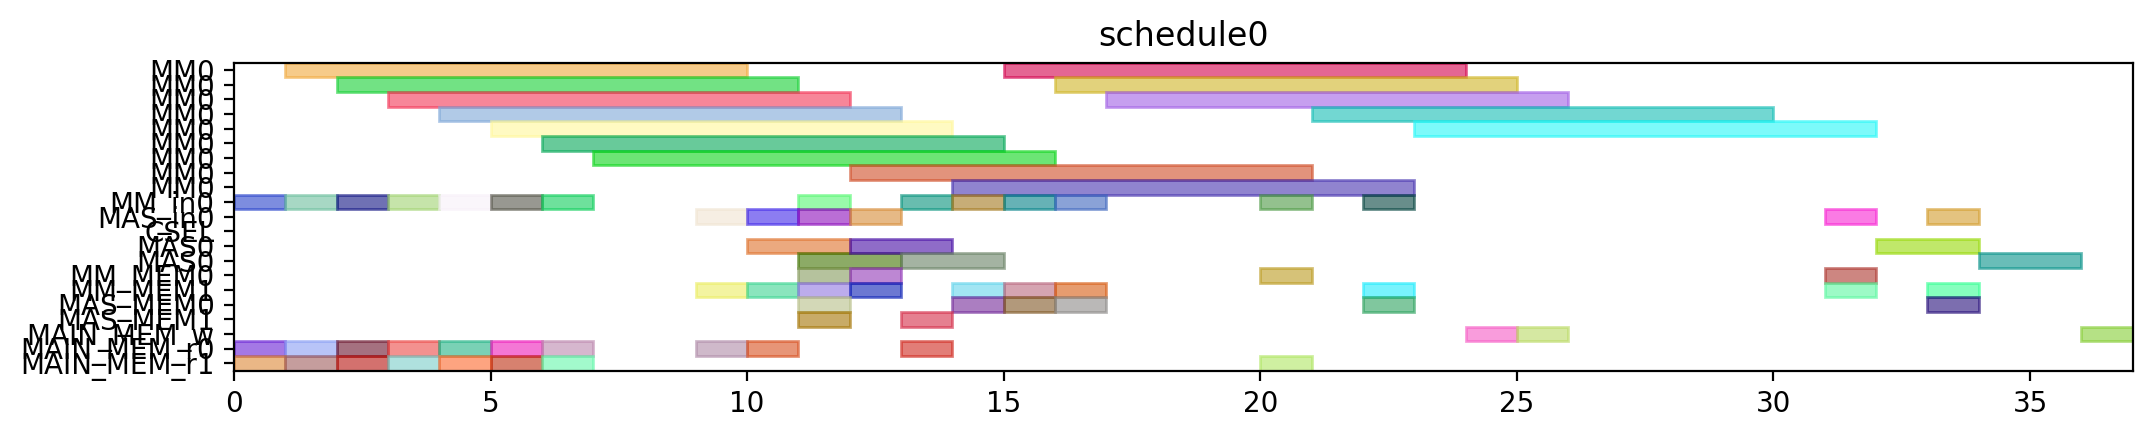

Recreate this plot in Python.
from pyschedule import Scenario, solvers, plotters, alt


def solve():
	horizon = 120
	S = Scenario("schedule0", horizon=horizon)

	# resource
	MM = S.Resources('MM', num=1, size=9)
	MM_in = S.Resources('MM_in', num=1)
	MAS_in = S.Resources('MAS_in', num=1)
	CSEL = S.Resource('CSEL')
	MAS = S.Resources('MAS', num=1, size=2, periods=range(1, horizon))
	MM_MEM = S.Resources('MM_MEM', num=2)
	MAS_MEM = S.Resources('MAS_MEM', num=2)
	MAIN_MEM_w = S.Resource('MAIN_MEM_w', size=1)
	MAIN_MEM_r = S.Resources('MAIN_MEM_r', num=2)

	# result of previous scheduling

	# new tasks
	r1 = S.Task('r1', length=9, delay_cost=1)
	r1 += alt(MM)
	r1_in = S.Task('r1_in', length=1, delay_cost=1)
	r1_in += alt(MM_in)
	S += r1_in*MM_in[0]<=r1*MM[0]
	r1_mem0 = S.Task('r1_mem0', length=1, delay_cost=1)
	r1_mem0 += MAIN_MEM_r[0]
	S += r1_mem0 <= r1

	r1_mem1 = S.Task('r1_mem1', length=1, delay_cost=1)
	r1_mem1 += MAIN_MEM_r[1]
	S += r1_mem1 <= r1

	r3 = S.Task('r3', length=9, delay_cost=1)
	r3 += alt(MM)
	r3_in = S.Task('r3_in', length=1, delay_cost=1)
	r3_in += alt(MM_in)
	S += r3_in*MM_in[0]<=r3*MM[0]
	r3_mem0 = S.Task('r3_mem0', length=1, delay_cost=1)
	r3_mem0 += MAIN_MEM_r[0]
	S += r3_mem0 <= r3

	r3_mem1 = S.Task('r3_mem1', length=1, delay_cost=1)
	r3_mem1 += MAIN_MEM_r[1]
	S += r3_mem1 <= r3

	r4 = S.Task('r4', length=9, delay_cost=1)
	r4 += alt(MM)
	r4_in = S.Task('r4_in', length=1, delay_cost=1)
	r4_in += alt(MM_in)
	S += r4_in*MM_in[0]<=r4*MM[0]
	r4_mem0 = S.Task('r4_mem0', length=1, delay_cost=1)
	r4_mem0 += MAIN_MEM_r[0]
	S += r4_mem0 <= r4

	r4_mem1 = S.Task('r4_mem1', length=1, delay_cost=1)
	r4_mem1 += MAIN_MEM_r[1]
	S += r4_mem1 <= r4

	r5 = S.Task('r5', length=9, delay_cost=1)
	r5 += alt(MM)
	r5_in = S.Task('r5_in', length=1, delay_cost=1)
	r5_in += alt(MM_in)
	S += r5_in*MM_in[0]<=r5*MM[0]
	r5_mem0 = S.Task('r5_mem0', length=1, delay_cost=1)
	r5_mem0 += MAIN_MEM_r[0]
	S += r5_mem0 <= r5

	r5_mem1 = S.Task('r5_mem1', length=1, delay_cost=1)
	r5_mem1 += MAIN_MEM_r[1]
	S += r5_mem1 <= r5

	r6 = S.Task('r6', length=9, delay_cost=1)
	r6 += alt(MM)
	r6_in = S.Task('r6_in', length=1, delay_cost=1)
	r6_in += alt(MM_in)
	S += r6_in*MM_in[0]<=r6*MM[0]
	r6_mem0 = S.Task('r6_mem0', length=1, delay_cost=1)
	r6_mem0 += MAIN_MEM_r[0]
	S += r6_mem0 <= r6

	r6_mem1 = S.Task('r6_mem1', length=1, delay_cost=1)
	r6_mem1 += MAIN_MEM_r[1]
	S += r6_mem1 <= r6

	r12 = S.Task('r12', length=9, delay_cost=1)
	r12 += alt(MM)
	r12_in = S.Task('r12_in', length=1, delay_cost=1)
	r12_in += alt(MM_in)
	S += r12_in*MM_in[0]<=r12*MM[0]
	r12_mem0 = S.Task('r12_mem0', length=1, delay_cost=1)
	r12_mem0 += MAIN_MEM_r[0]
	S += r12_mem0 <= r12

	r12_mem1 = S.Task('r12_mem1', length=1, delay_cost=1)
	r12_mem1 += MAIN_MEM_r[1]
	S += r12_mem1 <= r12

	r13 = S.Task('r13', length=9, delay_cost=1)
	r13 += alt(MM)
	r13_in = S.Task('r13_in', length=1, delay_cost=1)
	r13_in += alt(MM_in)
	S += r13_in*MM_in[0]<=r13*MM[0]
	r13_mem0 = S.Task('r13_mem0', length=1, delay_cost=1)
	r13_mem0 += MAIN_MEM_r[0]
	S += r13_mem0 <= r13

	r13_mem1 = S.Task('r13_mem1', length=1, delay_cost=1)
	r13_mem1 += MAIN_MEM_r[1]
	S += r13_mem1 <= r13

	r2 = S.Task('r2', length=2, delay_cost=1)
	r2 += alt(MAS)
	r2_in = S.Task('r2_in', length=1, delay_cost=1)
	r2_in += alt(MAS_in)
	S += r2_in*MAS_in[0]<=r2*MAS[0]

	r2_mem0 = S.Task('r2_mem0', length=1, delay_cost=1)
	r2_mem0 += alt(MM_MEM)
	S += (r1*MM[0])-1 < r2_mem0*MM_MEM[0]
	S += r2_mem0 <= r2

	r2_mem1 = S.Task('r2_mem1', length=1, delay_cost=1)
	r2_mem1 += alt(MM_MEM)
	S += (r1*MM[0])-1 < r2_mem1*MM_MEM[1]
	S += r2_mem1 <= r2

	r7 = S.Task('r7', length=2, delay_cost=1)
	r7 += alt(MAS)
	r7_in = S.Task('r7_in', length=1, delay_cost=1)
	r7_in += alt(MAS_in)
	S += r7_in*MAS_in[0]<=r7*MAS[0]

	r7_mem0 = S.Task('r7_mem0', length=1, delay_cost=1)
	r7_mem0 += alt(MM_MEM)
	S += (r5*MM[0])-1 < r7_mem0*MM_MEM[0]
	S += r7_mem0 <= r7

	r7_mem1 = S.Task('r7_mem1', length=1, delay_cost=1)
	r7_mem1 += alt(MM_MEM)
	S += (r6*MM[0])-1 < r7_mem1*MM_MEM[1]
	S += r7_mem1 <= r7

	r8 = S.Task('r8', length=2, delay_cost=1)
	r8 += alt(MAS)
	r8_in = S.Task('r8_in', length=1, delay_cost=1)
	r8_in += alt(MAS_in)
	S += r8_in*MAS_in[0]<=r8*MAS[0]

	r8_mem0 = S.Task('r8_mem0', length=1, delay_cost=1)
	r8_mem0 += MAIN_MEM_r[0]
	S += r8_mem0 <= r8

	r8_mem1 = S.Task('r8_mem1', length=1, delay_cost=1)
	r8_mem1 += alt(MM_MEM)
	S += (r4*MM[0])-1 < r8_mem1*MM_MEM[1]
	S += r8_mem1 <= r8

	r10 = S.Task('r10', length=2, delay_cost=1)
	r10 += alt(MAS)
	r10_in = S.Task('r10_in', length=1, delay_cost=1)
	r10_in += alt(MAS_in)
	S += r10_in*MAS_in[0]<=r10*MAS[0]

	r10_mem0 = S.Task('r10_mem0', length=1, delay_cost=1)
	r10_mem0 += MAIN_MEM_r[0]
	S += r10_mem0 <= r10

	r10_mem1 = S.Task('r10_mem1', length=1, delay_cost=1)
	r10_mem1 += alt(MM_MEM)
	S += (r4*MM[0])-1 < r10_mem1*MM_MEM[1]
	S += r10_mem1 <= r10

	r9 = S.Task('r9', length=9, delay_cost=1)
	r9 += alt(MM)
	r9_in = S.Task('r9_in', length=1, delay_cost=1)
	r9_in += alt(MM_in)
	S += r9_in*MM_in[0]<=r9*MM[0]
	r9_mem0 = S.Task('r9_mem0', length=1, delay_cost=1)
	r9_mem0 += MAIN_MEM_r[0]
	S += r9_mem0 <= r9

	r9_mem1 = S.Task('r9_mem1', length=1, delay_cost=1)
	r9_mem1 += alt(MAS_MEM)
	S += (r7*MAS[0])-1 < r9_mem1*MAS_MEM[1]
	S += r9_mem1 <= r9

	r11 = S.Task('r11', length=9, delay_cost=1)
	r11 += alt(MM)
	r11_in = S.Task('r11_in', length=1, delay_cost=1)
	r11_in += alt(MM_in)
	S += r11_in*MM_in[0]<=r11*MM[0]
	r11_mem0 = S.Task('r11_mem0', length=1, delay_cost=1)
	r11_mem0 += alt(MAS_MEM)
	S += (r10*MAS[0])-1 < r11_mem0*MAS_MEM[0]
	S += r11_mem0 <= r11

	r11_mem1 = S.Task('r11_mem1', length=1, delay_cost=1)
	r11_mem1 += alt(MAS_MEM)
	S += (r10*MAS[0])-1 < r11_mem1*MAS_MEM[1]
	S += r11_mem1 <= r11

	PX_new = S.Task('PX_new', length=9, delay_cost=1)
	PX_new += alt(MM)
	PX_new_in = S.Task('PX_new_in', length=1, delay_cost=1)
	PX_new_in += alt(MM_in)
	S += PX_new_in*MM_in[0]<=PX_new*MM[0]
	S += 0<PX_new

	PX_new_w = S.Task('PX_new_w', length=1, delay_cost=1)
	PX_new_w += alt(MAIN_MEM_w)
	S += PX_new <= PX_new_w

	PX_new_mem0 = S.Task('PX_new_mem0', length=1, delay_cost=1)
	PX_new_mem0 += alt(MAS_MEM)
	S += (r2*MAS[0])-1 < PX_new_mem0*MAS_MEM[0]
	S += PX_new_mem0 <= PX_new

	PX_new_mem1 = S.Task('PX_new_mem1', length=1, delay_cost=1)
	PX_new_mem1 += alt(MM_MEM)
	S += (r12*MM[0])-1 < PX_new_mem1*MM_MEM[1]
	S += PX_new_mem1 <= PX_new

	r14 = S.Task('r14', length=9, delay_cost=1)
	r14 += alt(MM)
	r14_in = S.Task('r14_in', length=1, delay_cost=1)
	r14_in += alt(MM_in)
	S += r14_in*MM_in[0]<=r14*MM[0]
	r14_mem0 = S.Task('r14_mem0', length=1, delay_cost=1)
	r14_mem0 += alt(MAS_MEM)
	S += (r2*MAS[0])-1 < r14_mem0*MAS_MEM[0]
	S += r14_mem0 <= r14

	r14_mem1 = S.Task('r14_mem1', length=1, delay_cost=1)
	r14_mem1 += alt(MM_MEM)
	S += (r3*MM[0])-1 < r14_mem1*MM_MEM[1]
	S += r14_mem1 <= r14

	Z1_new = S.Task('Z1_new', length=9, delay_cost=1)
	Z1_new += alt(MM)
	Z1_new_in = S.Task('Z1_new_in', length=1, delay_cost=1)
	Z1_new_in += alt(MM_in)
	S += Z1_new_in*MM_in[0]<=Z1_new*MM[0]
	S += 0<Z1_new

	Z1_new_w = S.Task('Z1_new_w', length=1, delay_cost=1)
	Z1_new_w += alt(MAIN_MEM_w)
	S += Z1_new <= Z1_new_w

	Z1_new_mem0 = S.Task('Z1_new_mem0', length=1, delay_cost=1)
	Z1_new_mem0 += alt(MAS_MEM)
	S += (r2*MAS[0])-1 < Z1_new_mem0*MAS_MEM[0]
	S += Z1_new_mem0 <= Z1_new

	Z1_new_mem1 = S.Task('Z1_new_mem1', length=1, delay_cost=1)
	Z1_new_mem1 += alt(MM_MEM)
	S += (r13*MM[0])-1 < Z1_new_mem1*MM_MEM[1]
	S += Z1_new_mem1 <= Z1_new

	r15 = S.Task('r15', length=9, delay_cost=1)
	r15 += alt(MM)
	r15_in = S.Task('r15_in', length=1, delay_cost=1)
	r15_in += alt(MM_in)
	S += r15_in*MM_in[0]<=r15*MM[0]
	r15_mem0 = S.Task('r15_mem0', length=1, delay_cost=1)
	r15_mem0 += alt(MAS_MEM)
	S += (r8*MAS[0])-1 < r15_mem0*MAS_MEM[0]
	S += r15_mem0 <= r15

	r15_mem1 = S.Task('r15_mem1', length=1, delay_cost=1)
	r15_mem1 += alt(MM_MEM)
	S += (r9*MM[0])-1 < r15_mem1*MM_MEM[1]
	S += r15_mem1 <= r15

	r16 = S.Task('r16', length=9, delay_cost=1)
	r16 += alt(MM)
	r16_in = S.Task('r16_in', length=1, delay_cost=1)
	r16_in += alt(MM_in)
	S += r16_in*MM_in[0]<=r16*MM[0]
	r16_mem0 = S.Task('r16_mem0', length=1, delay_cost=1)
	r16_mem0 += alt(MM_MEM)
	S += (r11*MM[0])-1 < r16_mem0*MM_MEM[0]
	S += r16_mem0 <= r16

	r16_mem1 = S.Task('r16_mem1', length=1, delay_cost=1)
	r16_mem1 += MAIN_MEM_r[1]
	S += r16_mem1 <= r16

	r17 = S.Task('r17', length=2, delay_cost=1)
	r17 += alt(MAS)
	r17_in = S.Task('r17_in', length=1, delay_cost=1)
	r17_in += alt(MAS_in)
	S += r17_in*MAS_in[0]<=r17*MAS[0]

	r17_mem0 = S.Task('r17_mem0', length=1, delay_cost=1)
	r17_mem0 += alt(MM_MEM)
	S += (r14*MM[0])-1 < r17_mem0*MM_MEM[0]
	S += r17_mem0 <= r17

	r17_mem1 = S.Task('r17_mem1', length=1, delay_cost=1)
	r17_mem1 += alt(MM_MEM)
	S += (r15*MM[0])-1 < r17_mem1*MM_MEM[1]
	S += r17_mem1 <= r17

	PY_new = S.Task('PY_new', length=2, delay_cost=1)
	PY_new += alt(MAS)
	PY_new_in = S.Task('PY_new_in', length=1, delay_cost=1)
	PY_new_in += alt(MAS_in)
	S += PY_new_in*MAS_in[0]<=PY_new*MAS[0]

	S += 0<PY_new

	PY_new_w = S.Task('PY_new_w', length=1, delay_cost=1)
	PY_new_w += alt(MAIN_MEM_w)
	S += PY_new <= PY_new_w

	PY_new_mem0 = S.Task('PY_new_mem0', length=1, delay_cost=1)
	PY_new_mem0 += alt(MAS_MEM)
	S += (r17*MAS[0])-1 < PY_new_mem0*MAS_MEM[0]
	S += PY_new_mem0 <= PY_new

	PY_new_mem1 = S.Task('PY_new_mem1', length=1, delay_cost=1)
	PY_new_mem1 += alt(MM_MEM)
	S += (r16*MM[0])-1 < PY_new_mem1*MM_MEM[1]
	S += PY_new_mem1 <= PY_new

	solvers.mip.solve(S,msg=1,kind='CPLEX',ratio_gap=1.01)

	solution = [['hoge']*len(S.solution()[1]) for i in range(len(S.solution()))]
	for i in range(len(S.solution())):
		for j in range(len(S.solution()[i])):
			solution[i][j]=str(S.solution()[i][j])
	print(solution)

	cycles = int(solution[-1][3])

	pic_file_name = "/mnt/rose/usr1/fukuda/ABE/multiRAM_multiMAS_16mux/scheduling_result/stage9MM1_stage2MAS1/EP_YRECOVER/schedule0.png"
	if(S.solution() != []):
		plotters.matplotlib.plot(S,img_filename=pic_file_name, show_task_labels=False, fig_size=(cycles*0.25+3, 2))

	return solution
